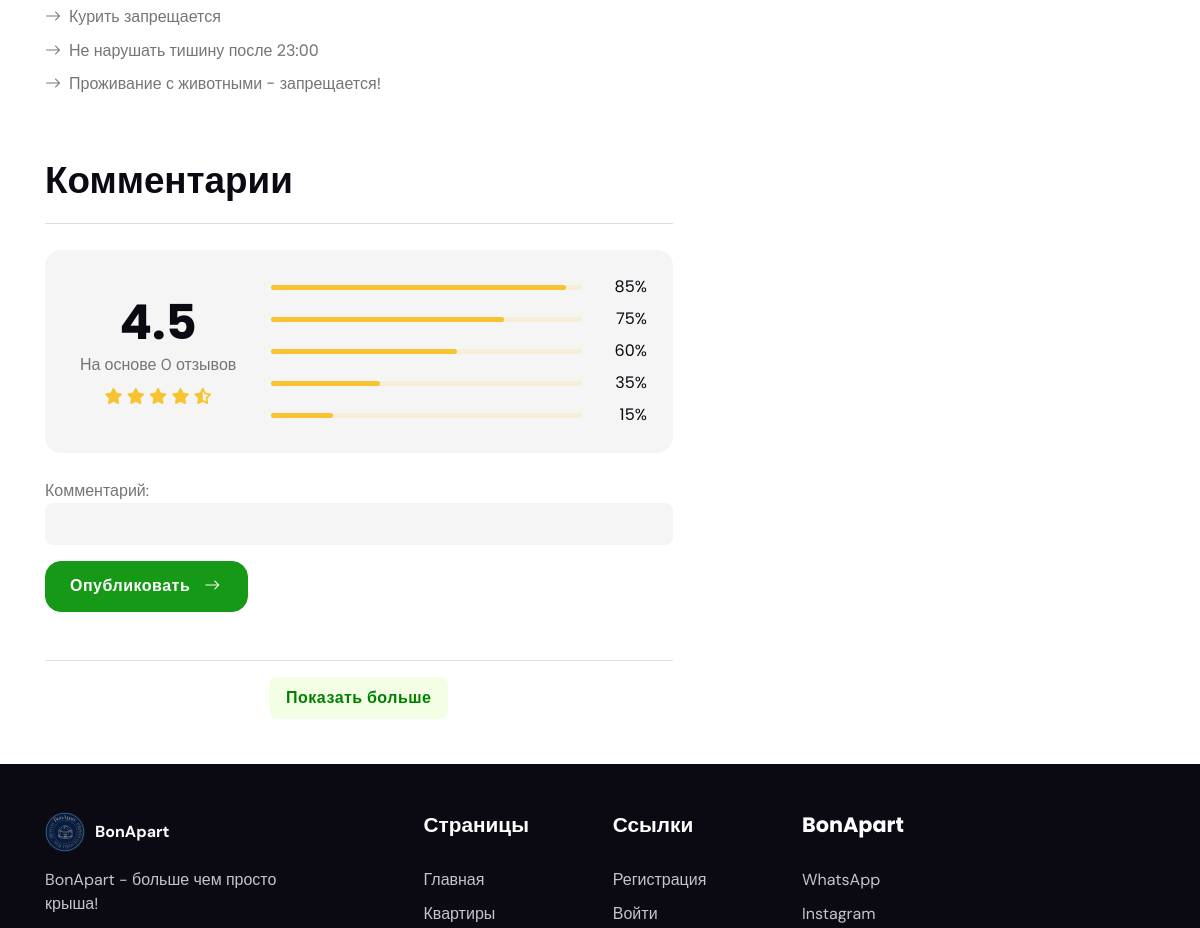
The app's page /apartaments-detail/2/ (middle part), older data.
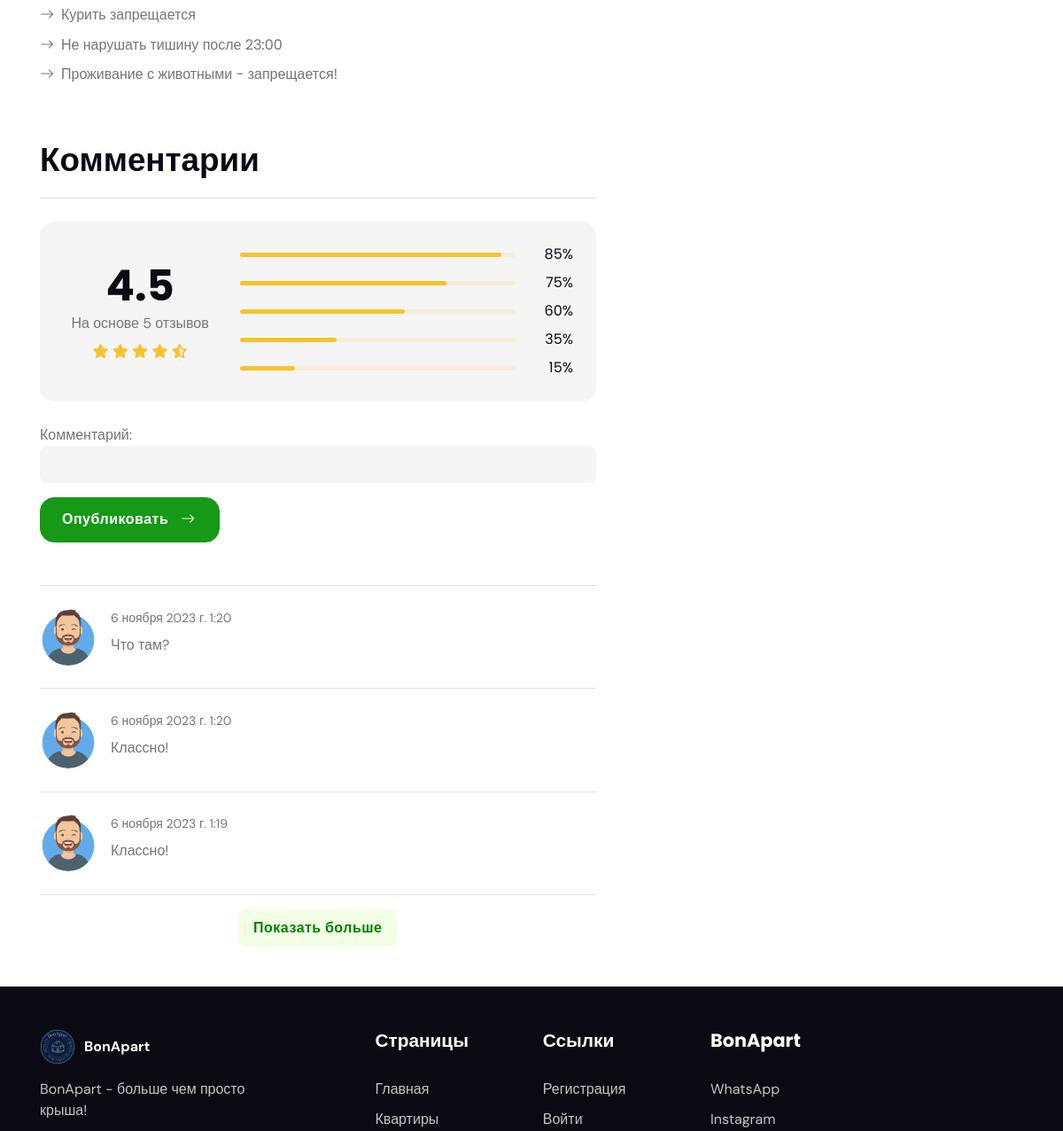
The same page, newer data.
### users/models.py (models this page shows, shortened)
class Comment(models.Model):
    user = models.ForeignKey(CustomUser, on_delete=models.CASCADE)
    apartment = models.ForeignKey(Apartment, on_delete=models.CASCADE)
    text = models.TextField()
    created_at = models.DateTimeField(auto_now_add=True)
    class Meta:
        verbose_name = 'Комментарий'
        verbose_name_plural = 'Комментарии'

### website/views.py (the view, shortened to what this page needs)
# urls.py: path('apartaments-detail/<int:pk>/', ApartamentsDetailView.as_view(), name='apartaments-detail'),
class ApartamentsDetailView(View):
    def get(self, request, pk):
        notifications = Notification.objects.filter(read=False).order_by('-timestamp')
        apartments_detail = Apartment.objects.get(pk=pk)
        comments = Comment.objects.filter(apartment=apartments_detail)
        comment_form = CommentForm()  # Создайте экземпляр формы для комментариев
        context = {
            'detail': apartments_detail,
            'comments': comments,
            'notifications': notifications,
            'comment_form': comment_form,  # Передайте форму в контекст
        }
        return render(request, 'website/detail.html', context)

### users/forms.py
class CommentForm(forms.ModelForm):
    text = forms.CharField(label='Комментарий:', widget=forms.TextInput(attrs={'class': 'form-control'}))
    class Meta:
        model = Comment
        fields = ['text']

### templates/website/detail.html (shortened to what this page needs)
<!DOCTYPE html>
{% load static %}
<html lang="ru" data-bs-theme="light">
<head>
		<link rel="stylesheet" type="text/css" href="{% static 'css/all.min.css' %}">
		<link rel="stylesheet" type="text/css" href="{% static 'css/bootstrap-icons.css' %}">
		<link rel="stylesheet" type="text/css" href="{% static 'css/glightbox.css' %}">
		<link rel="stylesheet" type="text/css" href="{% static 'css/flatpickr.min.css' %}">
		<link rel="stylesheet" type="text/css" href="{% static 'css/choices.min.css' %}">
		<link rel="stylesheet" type="text/css" href="{% static 'css/tiny-slider.css' %}">
		<link rel="stylesheet" type="text/css" href="{% static 'css/style.css' %}">
</head>
<body>
<main>
<section class="pt-0">
	<div class="container" data-sticky-container="">
		<div class="row g-4 g-xl-5">
			<div class="col-xl-7 order-1">
				<div class="vstack gap-5">
                    <div class="card bg-transparent">
						<div class="card-body pt-4 p-0">
							<ul class="list-group list-group-borderless mb-2">
								<li class="list-group-item h6 fw-light d-flex mb-0">
									<i class="bi bi-arrow-right me-2"></i>Курить запрещается
								</li>
								<li class="list-group-item h6 fw-light d-flex mb-0">
									<i class="bi bi-arrow-right me-2"></i>Не нарушать тишину после 23:00
								</li>
								<li class="list-group-item h6 fw-light d-flex mb-0">
									<i class="bi bi-arrow-right me-2"></i>Проживание с животными - запрещается!
								</li>
							</ul>
						</div>
					</div>
					<div class="card bg-transparent">
						<div class="card-header border-bottom bg-transparent px-0 pt-0">
							<h3 class="card-title mb-0">Комментарии</h3>
						</div>
						<div class="card-body pt-4 p-0" >
							<div class="card bg-light p-4 mb-4">
								<div class="row g-4 align-items-center">
									<div class="col-md-4">
										<div class="text-center">
											<h2 class="mb-0">4.5</h2>
											<p class="mb-2">На основе {{ comments.count }} отзывов</p>
											<ul class="list-inline mb-0">
												<li class="list-inline-item me-0"><i class="fa-solid fa-star text-warning"></i></li>
												<li class="list-inline-item me-0"><i class="fa-solid fa-star text-warning"></i></li>
												<li class="list-inline-item me-0"><i class="fa-solid fa-star text-warning"></i></li>
												<li class="list-inline-item me-0"><i class="fa-solid fa-star text-warning"></i></li>
												<li class="list-inline-item me-0"><i class="fa-solid fa-star-half-alt text-warning"></i></li>
											</ul>
										</div>
									</div>
									<div class="col-md-8">
										<div class="card-body p-0">
											<div class="row gx-3 g-2 align-items-center">
												<div class="col-9 col-sm-10">
													<div class="progress progress-sm bg-warning bg-opacity-15">
														<div class="progress-bar bg-warning" role="progressbar" style="width: 95%" aria-valuenow="95" aria-valuemin="0" aria-valuemax="100">
														</div>
													</div>
												</div>
												<div class="col-3 col-sm-2 text-end">
													<span class="h6 fw-light mb-0">85%</span>
												</div>
												<div class="col-9 col-sm-10">
													<div class="progress progress-sm bg-warning bg-opacity-15">
														<div class="progress-bar bg-warning" role="progressbar" style="width: 75%" aria-valuenow="75" aria-valuemin="0" aria-valuemax="100">
														</div>
													</div>
												</div>
												<div class="col-3 col-sm-2 text-end">
													<span class="h6 fw-light mb-0">75%</span>
												</div>
												<div class="col-9 col-sm-10">
													<div class="progress progress-sm bg-warning bg-opacity-15">
														<div class="progress-bar bg-warning" role="progressbar" style="width: 60%" aria-valuenow="60" aria-valuemin="0" aria-valuemax="100">
														</div>
													</div>
												</div>
												<div class="col-3 col-sm-2 text-end">
													<span class="h6 fw-light mb-0">60%</span>
												</div>
												<div class="col-9 col-sm-10">
													<div class="progress progress-sm bg-warning bg-opacity-15">
														<div class="progress-bar bg-warning" role="progressbar" style="width: 35%" aria-valuenow="35" aria-valuemin="0" aria-valuemax="100">
														</div>
													</div>
												</div>
												<div class="col-3 col-sm-2 text-end">
													<span class="h6 fw-light mb-0">35%</span>
												</div>
												<div class="col-9 col-sm-10">
													<div class="progress progress-sm bg-warning bg-opacity-15">
														<div class="progress-bar bg-warning" role="progressbar" style="width: 20%" aria-valuenow="20" aria-valuemin="0" aria-valuemax="100">
														</div>
													</div>
												</div>
												<div class="col-3 col-sm-2 text-end">
													<span class="h6 fw-light mb-0">15%</span>
												</div>
											</div>
										</div>
									</div>
								</div>
							</div>
							<form class="mb-5" method="post">
								<div class="form-control-bg-light mb-3">
                                    {{ comment_form.as_p }}
								</div>
								<button type="submit" class="btn btn-lg btn-primary mb-0">Опубликовать <i class="bi fa-fw bi-arrow-right ms-2"></i></button>
							</form>
                            {% for comment in comments|dictsortreversed:"created_at"|slice:":3" %}
                                <hr>
							<div class="d-md-flex my-4" >
								<div class="avatar avatar-lg me-3 flex-shrink-0">
									<img class="avatar-img rounded-circle" src="{% static 'images/user.png' %}" alt="avatar">
								</div>
								<div>
									<div class="d-flex justify-content-between mt-1 mt-md-0">
										<div>
											<ul class="nav nav-divider small mb-2">
												<li class="nav-item">{{ comment.created_at }}</li>
											</ul>
										</div>
									</div>
									<p class="mb-2">{{ comment.text }}</p>
								</div>
							</div>
                            {% endfor %}
							<hr>
							<div class="text-center">
                                <button class="btn btn-primary-soft mb-0" id="load-more-button">Показать больше</button>
                            </div>
						</div>
					</div>
				</div>
			</div>
			<aside class="col-xl-5 order-xl-2">
			</aside>
		</div>
	</div>
</section>
</main>
<footer class="bg-dark pt-5">
	<div class="container">
		<div class="row g-4">
			<div class="col-lg-3">
				<a href="{% url 'website:home' %}" style="display: flex;">
					<img class="h-40px" style="border-radius: 50px;" src="{% static 'images/logo.jpg' %}" alt="logo">
					<p style="margin: auto; margin-left: 10px; color: white;"><b>BonApart</b></p>
				</a>
				<p class="my-3 text-body-secondary">BonApart - больше чем просто крыша!</p>
			</div>
			<div class="col-lg-8 ms-auto">
				<div class="row g-4">
					<div class="col-6 col-md-3">
						<h5 class="text-white mb-2 mb-md-4">Страницы</h5>
						<ul class="nav flex-column text-primary-hover">
							<li class="nav-item"><a class="nav-link text-body-secondary" href="{% url 'website:home' %}">Главная</a></li>
							<li class="nav-item"><a class="nav-link text-body-secondary" href="{% url 'website:apartments' %}">Квартиры</a></li>
						</ul>
					</div>
					<div class="col-6 col-md-3">
						<h5 class="text-white mb-2 mb-md-4">Ссылки</h5>
						<ul class="nav flex-column text-primary-hover">
							<li class="nav-item"><a class="nav-link text-body-secondary" href="{% url 'users:signup' %}">Регистрация</a></li>
							<li class="nav-item"><a class="nav-link text-body-secondary" href="{% url 'users:signin' %}">Войти</a></li
							<li class="nav-item"><a class="nav-link text-body-secondary" href="{% url 'website:support' %}">Поддержка</a></li>
						</ul>
					</div>
					<div class="col-6 col-md-3">
						<h5 class="text-white mb-2 mb-md-4">BonApart</h5>
						<ul class="nav flex-column text-primary-hover">
							<li class="nav-item"><a class="nav-link text-body-secondary" href="https://wa.link/yzcce5">WhatsApp</a></li>
							<li class="nav-item"><a class="nav-link text-body-secondary" href="https://www.instagram.com/bonapart_ast/">Instagram</a></li>
						</ul>
					</div>
				</div>
			</div>
		</div>
	</div>
</footer>
</body></html>

### templates/website/detail.html (style rules this page uses)
.btn-primary-soft { color: green; background-color: rgba(128, 255, 0, 0.1); }
.btn.btn-primary.mb-0 { background-color: #169916; border-color: #169916; }

Row changes from the older to the newer data that the page shows:
added Comment: created_at "6 ноября 2023 г. 1:20", text "Что там?"
added Comment: created_at "6 ноября 2023 г. 1:20", text "Классно!"
added Comment: created_at "6 ноября 2023 г. 1:19", text "Классно!"
Text that changed along with them:
{{ comments.count }}: "0" → "5"
